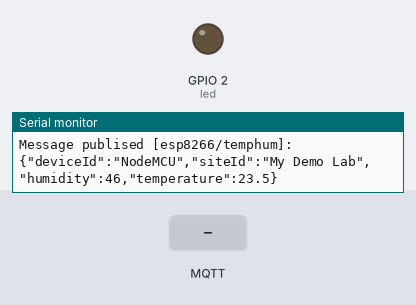
Simulated run of this sketch. Board: ESP32. Parts: output pins drawn as LEDs (lit = HIGH), the last lines printed to the serial monitor. The test bench sets the inputs (shaded band). WiFi joins after 1.5 s; servers stay silent unless stated; random numbers use the default seed unless the sketch sets one; no MQTT or app messages arrive unless stated.

Above: at 2.7 s.
2.8 s: MQTT message "1" arrives on the second subscribed topic
At 4.1 s:
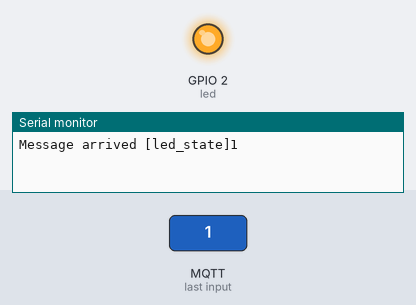
5.0 s: MQTT message "0" arrives on the second subscribed topic
At 5.8 s:
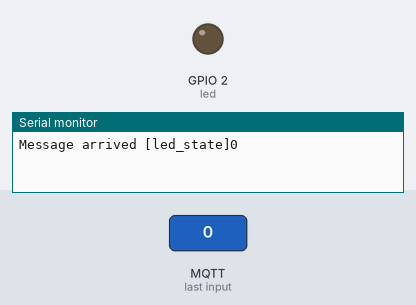
Timing chart, 0 to 8.0 s (numbered marks = the images above; inputs shaded):
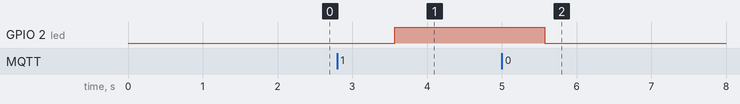

The sketch:

MQTTPubDemoFA22.ino
```cpp
#include <WiFi.h>


#include "DHTesp.h"
#include <ArduinoJson.h>
#include <PubSubClient.h>
#include <WiFiClientSecure.h>
/**** DHT11 sensor Settings *******/
#define DHTpin 4   //Set DHT pin as GPIO2
DHTesp dht;
const int NUM_ROWS = 10;
const int NUM_COLS = 25;

// Make predictions using the classifier
float y_pred[NUM_ROWS];
/**** LED Settings *******/
const int led = 2; //Set LED pin as GPIO5
/****** WiFi Connection Details *******/
const char* ssid = "IoTDemo";
//const char* ssid = "Redmi 12";
const char* password = "iotdemo1";

/******* MQTT Broker Connection Details *******/
//const char* mqtt_server = "d8487ef1944d4e13aa8703a1d3c5c07f.s2.eu.hivemq.cloud";

const char* mqtt_server = "67db6cf8147a425eba4d78f459be5e40.s2.eu.hivemq.cloud";
const char* mqtt_username = "iotclass";

const char* mqtt_password = "CPE445IoT";
const int mqtt_port =8883;
/**** Secure WiFi Connectivity Initialisation *****/
WiFiClientSecure espClient;

/**** MQTT Client Initialisation Using WiFi Connection *****/
PubSubClient client(espClient);
//Eloquent::ML::Port::RandomForest clf;

unsigned long lastMsg = 0;
#define MSG_BUFFER_SIZE (50)
char msg[MSG_BUFFER_SIZE];

static const char *root_ca PROGMEM = R"EOF(
-----BEGIN CERTIFICATE-----
MIIFazCCA1OgAwIBAgIRAIIQz7DSQONZRGPgu2OCiwAwDQYJKoZIhvcNAQELBQAw
TzELMAkGA1UEBhMCVVMxKTAnBgNVBAoTIEludGVybmV0IFNlY3VyaXR5IFJlc2Vh
cmNoIEdyb3VwMRUwEwYDVQQDEwxJU1JHIFJvb3QgWDEwHhcNMTUwNjA0MTEwNDM4
WhcNMzUwNjA0MTEwNDM4WjBPMQswCQYDVQQGEwJVUzEpMCcGA1UEChMgSW50ZXJu
ZXQgU2VjdXJpdHkgUmVzZWFyY2ggR3JvdXAxFTATBgNVBAMTDElTUkcgUm9vdCBY
MTCCAiIwDQYJKoZIhvcNAQEBBQADggIPADCCAgoCggIBAK3oJHP0FDfzm54rVygc
h77ct984kIxuPOZXoHj3dcKi/vVqbvYATyjb3miGbESTtrFj/RQSa78f0uoxmyF+
0TM8ukj13Xnfs7j/EvEhmkvBioZxaUpmZmyPfjxwv60pIgbz5MDmgK7iS4+3mX6U
A5/TR5d8mUgjU+g4rk8Kb4Mu0UlXjIB0ttov0DiNewNwIRt18jA8+o+u3dpjq+sW
T8KOEUt+zwvo/7V3LvSye0rgTBIlDHCNAymg4VMk7BPZ7hm/ELNKjD+Jo2FR3qyH
B5T0Y3HsLuJvW5iB4YlcNHlsdu87kGJ55tukmi8mxdAQ4Q7e2RCOFvu396j3x+UC
B5iPNgiV5+I3lg02dZ77DnKxHZu8A/lJBdiB3QW0KtZB6awBdpUKD9jf1b0SHzUv
KBds0pjBqAlkd25HN7rOrFleaJ1/ctaJxQZBKT5ZPt0m9STJEadao0xAH0ahmbWn
OlFuhjuefXKnEgV4We0+UXgVCwOPjdAvBbI+e0ocS3MFEvzG6uBQE3xDk3SzynTn
jh8BCNAw1FtxNrQHusEwMFxIt4I7mKZ9YIqioymCzLq9gwQbooMDQaHWBfEbwrbw
qHyGO0aoSCqI3Haadr8faqU9GY/rOPNk3sgrDQoo//fb4hVC1CLQJ13hef4Y53CI
rU7m2Ys6xt0nUW7/vGT1M0NPAgMBAAGjQjBAMA4GA1UdDwEB/wQEAwIBBjAPBgNV
HRMBAf8EBTADAQH/MB0GA1UdDgQWBBR5tFnme7bl5AFzgAiIyBpY9umbbjANBgkq
hkiG9w0BAQsFAAOCAgEAVR9YqbyyqFDQDLHYGmkgJykIrGF1XIpu+ILlaS/V9lZL
ubhzEFnTIZd+50xx+7LSYK05qAvqFyFWhfFQDlnrzuBZ6brJFe+GnY+EgPbk6ZGQ
3BebYhtF8GaV0nxvwuo77x/Py9auJ/GpsMiu/X1+mvoiBOv/2X/qkSsisRcOj/KK
NFtY2PwByVS5uCbMiogziUwthDyC3+6WVwW6LLv3xLfHTjuCvjHIInNzktHCgKQ5
ORAzI4JMPJ+GslWYHb4phowim57iaztXOoJwTdwJx4nLCgdNbOhdjsnvzqvHu7Ur
TkXWStAmzOVyyghqpZXjFaH3pO3JLF+l+/+sKAIuvtd7u+Nxe5AW0wdeRlN8NwdC
jNPElpzVmbUq4JUagEiuTDkHzsxHpFKVK7q4+63SM1N95R1NbdWhscdCb+ZAJzVc
oyi3B43njTOQ5yOf+1CceWxG1bQVs5ZufpsMljq4Ui0/1lvh+wjChP4kqKOJ2qxq
4RgqsahDYVvTH9w7jXbyLeiNdd8XM2w9U/t7y0Ff/9yi0GE44Za4rF2LN9d11TPA
mRGunUHBcnWEvgJBQl9nJEiU0Zsnvgc/ubhPgXRR4Xq37Z0j4r7g1SgEEzwxA57d
emyPxgcYxn/eR44/KJ4EBs+lVDR3veyJm+kXQ99b21/+jh5Xos1AnX5iItreGCc=
-----END CERTIFICATE-----
)EOF";
void setup_wifi() {
  delay(10);
  Serial.print("\nConnecting to ");
  Serial.println(ssid);

  WiFi.mode(WIFI_STA);
  WiFi.begin(ssid, password);

  while (WiFi.status() != WL_CONNECTED) {
    delay(500);
    Serial.print(".");
  }
  randomSeed(micros());
  Serial.println("\nWiFi connected\nIP address: ");
  Serial.println(WiFi.localIP());
}
/************* Connect to MQTT Broker ***********/
void reconnect() {
  // Loop until we're reconnected
  while (!client.connected()) {
    Serial.print("Attempting MQTT connection...");
    String clientId = "ESP8266Client-";   // Create a random client ID
    clientId += String(random(0xffff), HEX);
    // Attempt to connect
    if (client.connect(clientId.c_str(), mqtt_username, mqtt_password)) {
      Serial.println("connected");
      client.subscribe("esp8266/temphum");

      client.subscribe("led_state");   // subscribe the topics here

    } else {
      Serial.print("failed, rc=");
      Serial.print(client.state());
      Serial.println(" try again in 5 seconds");   // Wait 5 seconds before retrying
      delay(5000);
    }
  }
}
/***** Call back Method for Receiving MQTT messages and Switching LED ****/

void callback(char* topic, byte* payload, unsigned int length) {
  String incommingMessage = "";
  for (int i = 0; i < length; i++) incommingMessage+=(char)payload[i];

  Serial.println("Message arrived ["+String(topic)+"]"+incommingMessage);

  //--- check the incomming message
    if( strcmp(topic,"led_state") == 0){
     if (incommingMessage.equals("1")) digitalWrite(led, HIGH);   // Turn the LED on
     else digitalWrite(led, LOW);  // Turn the LED off
  }

}
/**** Method for Publishing MQTT Messages **********/
void publishMessage(const char* topic, String payload , boolean retained){
  if (client.publish(topic, payload.c_str(), true))
      Serial.println("Message publised ["+String(topic)+"]: "+payload);
}
///**** Application Initialisation Function******/
void setup() {
    Serial.begin(115200);
    Serial.println("Begin");


 dht.setup(DHTpin, DHTesp::DHT11); //Set up DHT11 sensor
  pinMode(led, OUTPUT); //set up LED
  while (!Serial) delay(1);
  setup_wifi();

  #ifdef ESP8266
    espClient.setInsecure();
  #else
    espClient.setCACert(root_ca);      // enable this line and the the "certificate" code for secure connection
  #endif

  client.setServer(mqtt_server, mqtt_port);
  client.setCallback(callback);
}

void loop() {
  if (!client.connected()) reconnect(); // check if client is connected
  client.loop();
  delay(dht.getMinimumSamplingPeriod());
 // float humidity = dht.getHumidity();
// float temperature = dht.getTemperature();

  float humidity = 46;
  float temperature = 23.5;
  DynamicJsonDocument doc(1024);

  doc["deviceId"] = "NodeMCU";
  doc["siteId"] = "My Demo Lab";
  doc["humidity"] = humidity;
  doc["temperature"] = temperature;

  char mqtt_message[128];
  serializeJson(doc, mqtt_message);

  publishMessage("esp8266/temphum", mqtt_message, true);


    delay(1000);
}
```

Measured:
- after the input at 2.8 s, GPIO 2 (led): LOW → HIGH after 0.77 s
- after the input at 5.0 s, GPIO 2 (led): HIGH → LOW after 0.58 s
